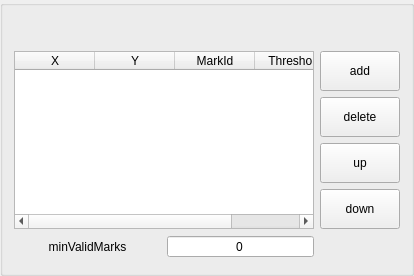
          <widget class="GroupBox" name="gpb_refineAlign_point">
           <property name="minimumSize">
            <size>
             <width>0</width>
             <height>0</height>
            </size>
           </property>
           <property name="title">
            <string/>
           </property>
           <layout class="QGridLayout" name="gridLayout_7">
            <property name="topMargin">
             <number>45</number>
            </property>
            <property name="bottomMargin">
             <number>15</number>
            </property>
            <item row="1" column="2">
             <widget class="QPushButton" name="refineAlign_delete_pushbutton">
              <property name="sizePolicy">
               <sizepolicy hsizetype="Preferred" vsizetype="Preferred">
                <horstretch>0</horstretch>
                <verstretch>0</verstretch>
               </sizepolicy>
              </property>
              <property name="minimumSize">
               <size>
                <width>0</width>
                <height>0</height>
               </size>
              </property>
              <property name="maximumSize">
               <size>
                <width>150</width>
                <height>40</height>
               </size>
              </property>
              <property name="text">
               <string>delete</string>
              </property>
             </widget>
            </item>
            <item row="3" column="2">
             <widget class="QPushButton" name="refineAlign_down_pushbutton">
              <property name="sizePolicy">
               <sizepolicy hsizetype="Preferred" vsizetype="Preferred">
                <horstretch>0</horstretch>
                <verstretch>0</verstretch>
               </sizepolicy>
              </property>
              <property name="minimumSize">
               <size>
                <width>0</width>
                <height>0</height>
               </size>
              </property>
              <property name="maximumSize">
               <size>
                <width>150</width>
                <height>40</height>
               </size>
              </property>
              <property name="text">
               <string>down</string>
              </property>
             </widget>
            </item>
            <item row="4" column="1">
             <widget class="QSpinBox" name="spb_refineMinValidMarks">
              <property name="alignment">
               <set>Qt::AlignCenter</set>
              </property>
              <property name="buttonSymbols">
               <enum>QAbstractSpinBox::NoButtons</enum>
              </property>
             </widget>
            </item>
            <item row="4" column="0">
             <widget class="QLabel" name="lbl_refineMinValidMarks">
              <property name="text">
               <string>minValidMarks</string>
              </property>
              <property name="alignment">
               <set>Qt::AlignCenter</set>
              </property>
             </widget>
            </item>
            <item row="0" column="2">
             <widget class="QPushButton" name="refineAlign_add_pushButton">
              <property name="sizePolicy">
               <sizepolicy hsizetype="Preferred" vsizetype="Preferred">
                <horstretch>0</horstretch>
                <verstretch>0</verstretch>
               </sizepolicy>
              </property>
              <property name="minimumSize">
               <size>
                <width>80</width>
                <height>0</height>
               </size>
              </property>
              <property name="maximumSize">
               <size>
                <width>80</width>
                <height>40</height>
               </size>
              </property>
              <property name="text">
               <string>add</string>
              </property>
             </widget>
            </item>
            <item row="2" column="2">
             <widget class="QPushButton" name="refineAlign_up_pushbutton">
              <property name="sizePolicy">
               <sizepolicy hsizetype="Preferred" vsizetype="Preferred">
                <horstretch>0</horstretch>
                <verstretch>0</verstretch>
               </sizepolicy>
              </property>
              <property name="minimumSize">
               <size>
                <width>0</width>
                <height>0</height>
               </size>
              </property>
              <property name="maximumSize">
               <size>
                <width>150</width>
                <height>40</height>
               </size>
              </property>
              <property name="text">
               <string>up</string>
              </property>
             </widget>
            </item>
            <item row="0" column="0" rowspan="4" colspan="2">
             <widget class="QTableWidget" name="refineAlign_tableWidget">
              <property name="sizePolicy">
               <sizepolicy hsizetype="Preferred" vsizetype="Preferred">
                <horstretch>0</horstretch>
                <verstretch>0</verstretch>
               </sizepolicy>
              </property>
              <property name="minimumSize">
               <size>
                <width>300</width>
                <height>100</height>
               </size>
              </property>
              <property name="layoutDirection">
               <enum>Qt::LeftToRight</enum>
              </property>
              <attribute name="horizontalHeaderMinimumSectionSize">
               <number>30</number>
              </attribute>
              <attribute name="horizontalHeaderDefaultSectionSize">
               <number>80</number>
              </attribute>
              <column>
               <property name="text">
                <string>X</string>
               </property>
              </column>
              <column>
               <property name="text">
                <string>Y</string>
               </property>
              </column>
              <column>
               <property name="text">
                <string>MarkId</string>
               </property>
              </column>
              <column>
               <property name="text">
                <string>Threshold</string>
               </property>
              </column>
             </widget>
            </item>
           </layout>
          </widget>
